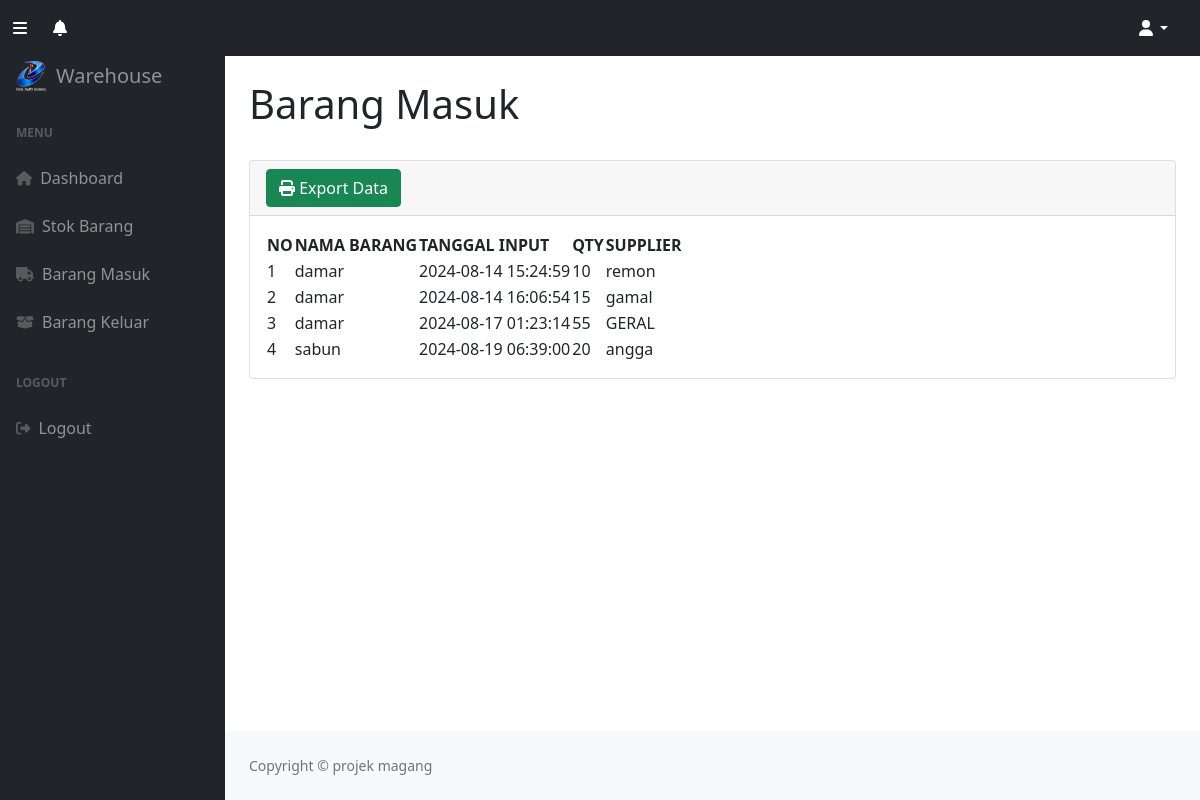
The app's page /user/barangmasuk.php (signed in), older data.
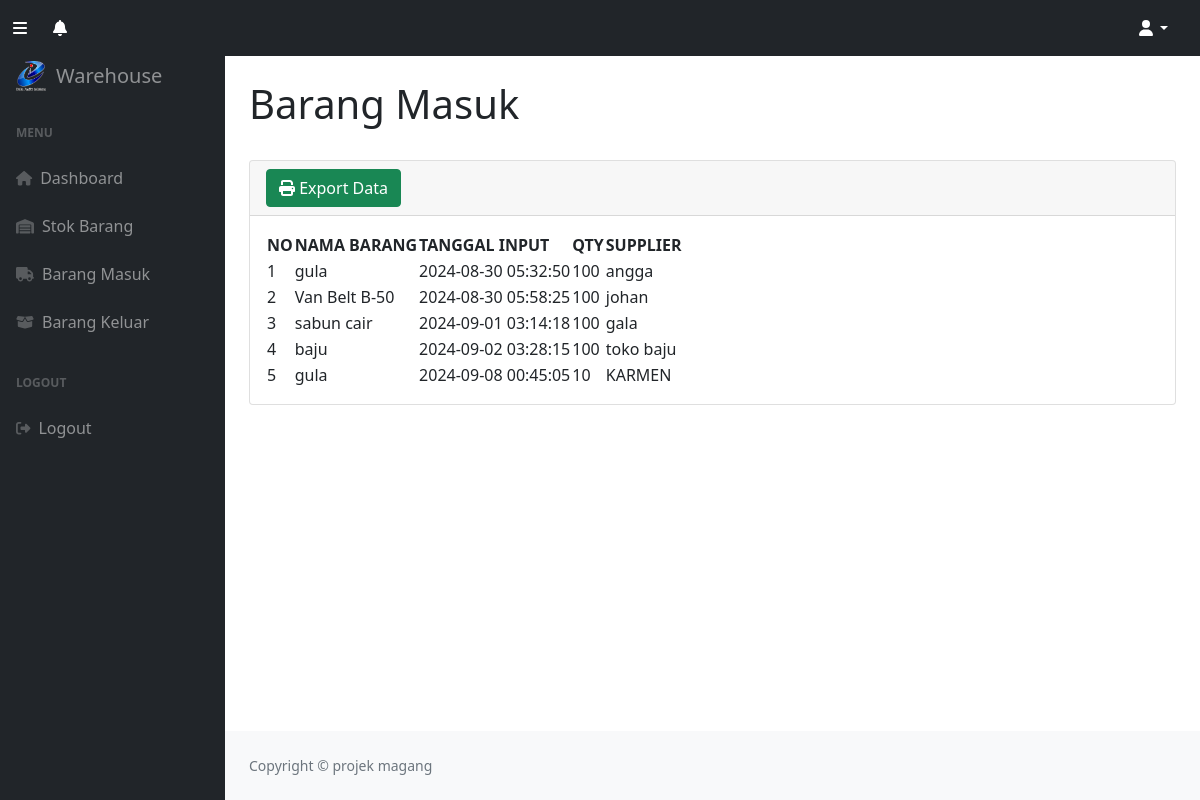
The same page, newer data.
### tables this page shows
CREATE TABLE `barangmasuk` (
  `idmasuk` int NOT NULL,
  `idbarang` int NOT NULL,
  `tanggal` timestamp NOT NULL DEFAULT CURRENT_TIMESTAMP,
  `keterangan` varchar(25) NOT NULL,
  `qty` int NOT NULL,
  `tanggal_masuk` varchar(20) NOT NULL
);

CREATE TABLE `stok` (
  `idbarang` int NOT NULL,
  `namabarang` varchar(25) NOT NULL,
  `deskripsi` varchar(25) NOT NULL,
  `stok` int NOT NULL,
  `kodebarang` varchar(25) NOT NULL,
  `namasatuan` varchar(25) NOT NULL,
  `namajenis` varchar(25) NOT NULL,
  `image` varchar(99) DEFAULT NULL
);

### user/barangmasuk.php (the view, shortened to what the changed rows need)
<!DOCTYPE html>
<?php
require '../function.php';
?>
<html lang="en">
    <head>
        <link href="https://cdn.jsdelivr.net/npm/simple-datatables@7.1.2/dist/style.min.css" rel="stylesheet" />
        <link href="../css/style.min.css" rel="stylesheet" />
        <link href="../css/styles.css" rel="stylesheet" />
        <link href="../css/bootstrap.min.css" rel="stylesheet">
    </head>
    <body class="sb-nav-fixed">
        <div id="layoutSidenav">
            <div id="layoutSidenav_content">
                <main>
                    <div class="container-fluid px-4">
                        <h1 class="mt-4">Barang Masuk</h1>
                        <div class="card mb-4">
                            <div class="card-body">
                                <table id="datatablesSimple">
                                <thead>
                                        <tr>
                                            <th>NO</th>
                                            <th>NAMA BARANG </th>
                                            <th>TANGGAL INPUT</th>
                                            <th>QTY</th>
                                            <th>SUPPLIER </th>
                                        </tr>
                                    </thead>
                                    <tbody>
                                    <?php
                                    $i = 1;
                                    $ambilsemuadatabarangmasuk = mysqli_query($conn,
                                        "SELECT * FROM barangmasuk bm
                                        JOIN stok s ON bm.idbarang = s.idbarang");
                                    while($data=mysqli_fetch_array($ambilsemuadatabarangmasuk)){
                                        $namabarang = $data['namabarang'];
                                        $tanggal = $data['tanggal'];
                                        $keterangan = $data['keterangan'];
                                        $qty = $data['qty'];
                                    ?>
                                        <tr>
                                            <td><?=$i++;?></td>
                                            <td><?=$namabarang;?></td>
                                            <td><?=$tanggal;?></td>
                                            <td><?=$qty;?></td>
                                            <td><?=$keterangan;?></td>
                                        </tr>
                                    <?php
                                    };
                                    ?>
                                    </tbody>
                                </table>
                            </div>
                        </div>
                    </div>
                </main>
            </div>
        </div>
    </body>
</html>

Row changes from the older to the newer data that the page shows:
removed barangmasuk: idbarang.namabarang "damar", tanggal "2024-08-14 15:24:59", qty "10", keterangan "remon"
removed barangmasuk: idbarang.namabarang "damar", tanggal "2024-08-14 16:06:54", qty "15", keterangan "gamal"
removed barangmasuk: idbarang.namabarang "damar", tanggal "2024-08-17 01:23:14", qty "55", keterangan "GERAL"
removed barangmasuk: idbarang.namabarang "sabun", tanggal "2024-08-19 06:39:00", qty "20", keterangan "angga"
added barangmasuk: idbarang.namabarang "gula", tanggal "2024-08-30 05:32:50", qty "100", keterangan "angga"
added barangmasuk: idbarang.namabarang "Van Belt B-50", tanggal "2024-08-30 05:58:25", qty "100", keterangan "johan"
added barangmasuk: idbarang.namabarang "sabun cair", tanggal "2024-09-01 03:14:18", qty "100", keterangan "gala"
added barangmasuk: idbarang.namabarang "baju", tanggal "2024-09-02 03:28:15", qty "100", keterangan "toko baju"
added barangmasuk: idbarang.namabarang "gula", tanggal "2024-09-08 00:45:05", qty "10", keterangan "KARMEN"
